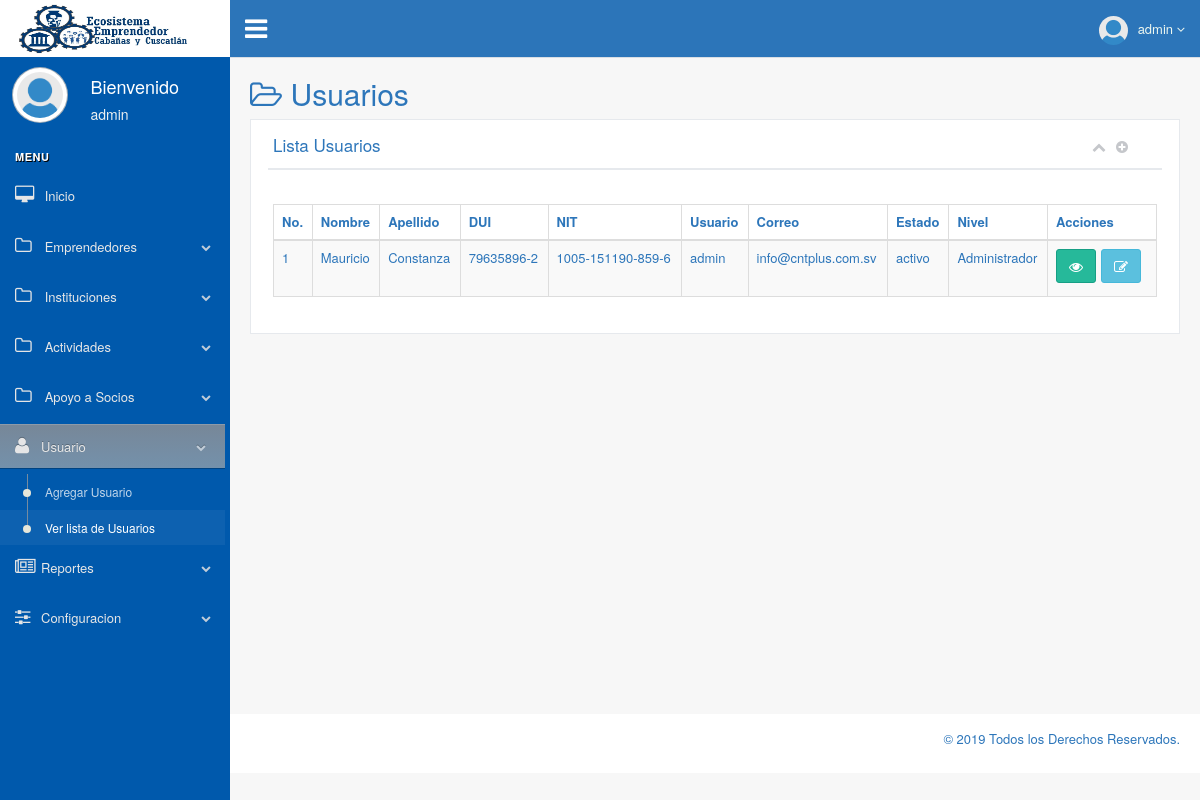
The app's page /production/lista_usuarios.php (signed in) with its own data.
### tables this page shows
CREATE TABLE IF NOT EXISTS `usuarios` (
  `id_usuario` int(11) NOT NULL AUTO_INCREMENT,
  `nombre` text NOT NULL,
  `apellido` text NOT NULL,
  `dui` varchar(50) NOT NULL,
  `nit` varchar(50) NOT NULL,
  `usuario` varchar(75) NOT NULL,
  `clave` varchar(75) NOT NULL,
  `correo` varchar(150) NOT NULL,
  `nivel` varchar(50) NOT NULL,
  `estado` varchar(50) NOT NULL,
  `respuesta_secreta` text NOT NULL,
  `id_jefe` int(11) NOT NULL,
  PRIMARY KEY (`id_usuario`)
);

### production/lista_usuarios.php (the view, shortened to what this page needs)
<?php
$logueo=$_SESSION['acceso'];
if($logueo=='si'){
include ("../build/conexion.php");
?>
<!DOCTYPE html>
<html lang="es">
  <head>
    <link href="../vendors/bootstrap/dist/css/bootstrap.min.css" rel="stylesheet">
    <link href="../vendors/font-awesome/css/font-awesome.min.css" rel="stylesheet">
    <link href="../vendors/PNotify/dist/PNotifyBrightTheme.css" rel="stylesheet" type="text/css" />
    <link href="../vendors/datatables.net-bs/css/dataTables.bootstrap.min.css" rel="stylesheet">
    <link href="../vendors/datatables.net-buttons-bs/css/buttons.bootstrap.min.css" rel="stylesheet">
    <link href="../vendors/datatables.net-fixedheader-bs/css/fixedHeader.bootstrap.min.css" rel="stylesheet">
    <link href="../vendors/datatables.net-responsive-bs/css/responsive.bootstrap.min.css" rel="stylesheet">
    <link href="../vendors/datatables.net-scroller-bs/css/scroller.bootstrap.min.css" rel="stylesheet">
    <link href="../build/css/custom.css" rel="stylesheet">
  </head>
  <body class="nav-md">
    <div class="container body">
      <div class="main_container">
        <div class="col-md-3 left_col">
          <div class="left_col scroll-view">
            <?php
              include("logo.php");
            ?>
            <?php
              include("menu_principal.php");
            ?>
          </div>
        </div>
        <?php
          include("menu_salir.php");
        ?>
        <div class="right_col" role="main">
          <div class="">
            <div class="page-title">
              <div class="title_left">
                <h2><i class="fa fa-folder-open-o"></i> Usuarios</h2>
              </div>
            </div>
            <div class="clearfix"></div>
            <div class="row">
              <div class="col-md-12 col-sm-12 col-xs-12">
                <div class="x_panel">
                  <div class="x_title">
                    <h2>Lista Usuarios</h2>
                    <ul class="nav navbar-right panel_toolbox">
                      <li><a class="collapse-link"><i class="fa fa-chevron-up"></i></a>
                      </li>
                      <li><a data-toggle="tooltip" data-placement="top" title="Agregar Usuario" href="ingreso_usuario.php"><i class="fa fa-plus-circle"></i></a>
                      </li>
                    </ul>
                    <div class="clearfix"></div>
                  </div>
                  <div class="x_content">
                  <br />
                    <table id="datatable-responsive" class="table table-striped table-bordered dt-responsive nowrap" cellspacing="0" width="100%">
                      <thead>
                        <tr>
                          <th>No.</th>
                          <th>Nombre</th>
                          <th>Apellido</th>
                          <th>DUI</th>
                          <th>NIT</th>
                          <th>Usuario</th>
                          <th>Correo</th>
                          <th>Estado</th>
                          <th>Nivel</th>
                          <th>Acciones</th>
                        </tr>
                      </thead>
                      <tbody>
                        <?php
                        $contador=1;
                        $stmt= $pdo->prepare("SELECT u.id_usuario, u.nombre, u.apellido, u.dui, u.nit, u.usuario, u.correo, u.estado, u.nivel, IF(EXISTS (SELECT * FROM emprendedor AS e WHERE e.id_usuario=u.id_usuario ), 'no', 'si') AS editar FROM usuarios AS u ORDER BY u.nombre");
                        $stmt->execute();
                        $result=$stmt->fetchAll(PDO::FETCH_ASSOC);
                        foreach($result as $lista_usuario){
                              echo "<tr>";
                              echo "<td>" .$contador. "</td>";
                              echo "<td>" . $lista_usuario['nombre'] . "</td>";
                              echo "<td>" . $lista_usuario['apellido'] . "</td>";
                              echo "<td>" . $lista_usuario['dui'] . "</td>";
                              echo "<td>" . $lista_usuario['nit'] . "</td>";
                              echo "<td>" . $lista_usuario['usuario'] . "</td>";
                              echo "<td>" . $lista_usuario['correo'] . "</td>";
                              echo "<td>" . $lista_usuario['estado'] . "</td>";
                              echo "<td>" . $lista_usuario['nivel'] . "</td>";
                              echo "<td>";
                              $editar=$lista_usuario['editar'];
                              if($editar=="si"){
                                echo "<a class='btn btn-success' onclick='mostrar_usuario(".$lista_usuario['id_usuario'].")' data-toggle='tooltip' data-placement='top' title='Mostrar Usuario'><i class='fa fa-eye'></i></a>";
                                echo "<a class='btn btn-info' onclick='editar_usuario(".$lista_usuario['id_usuario'].")' data-toggle='tooltip' data-placement='top' title='Editar Usuario'><i class='fa fa-edit'></i></a>";
                                echo "<a class='btn btn-danger' onclick='eliminar_usuario(".$lista_usuario['id_usuario'].")' data-toggle='tooltip' data-placement='top' title='Eliminar Usuario'><i class='fa fa-trash-o'></i></a>";
                              }else{
                                echo "<a class='btn btn-success' onclick='mostrar_usuario(".$lista_usuario['id_usuario'].")' data-toggle='tooltip' data-placement='top' title='Mostrar Usuario'><i class='fa fa-eye'></i></a>";
                                echo "<a class='btn btn-info' onclick='editar_usuario(".$lista_usuario['id_usuario'].")' data-toggle='tooltip' data-placement='top' title='Editar Usuario'><i class='fa fa-edit'></i></a>";
                              }
                              echo "</td>";
                              echo "</tr>";
                              $contador++;
                          }
                        ?>
                      </tbody>
                    </table>
                      </div>
                    </div>
                   </div>
                  </div>
                </div>
              </div>
            </div>
          </div>
        <?php
          include("pie_pagina.php");
        ?>
  </body>
</html>
<?php
}else{
  header('location: login.php');
}
?>

### records on screen
usuarios: nombre "Mauricio", apellido "Constanza", dui "79635896-2", nit "1005-151190-859-6", usuario "admin", correo "info@cntplus.com.sv", estado "activo", nivel "Administrador"

### other values on screen
$_SESSION['usuario'] "admin"
